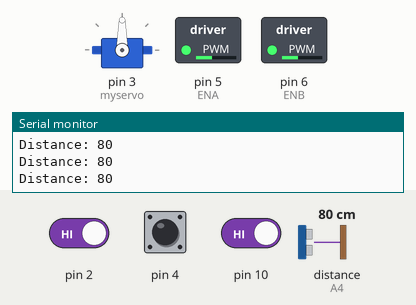
This sketch was run on a simulated Arduino Uno, built with avr-gcc and run on an emulated ATmega328P. Parts: servo, switched loads named in the sketch (green lamp = pin HIGH), the last lines printed to the serial monitor. Wiring (inferred from the names in the program): ultrasonic range finder: trigger A5; echo A4. The test bench sets the inputs (shaded band); at power-on: distance to the obstacle (sensor on A4) 80 cm, pin 2 HIGH, pin 10 HIGH, pin 4 HIGH. The echo pulse lasts 58.3 µs per cm; pins used as bus, display or sensor lines are not drawn.

Above: at 1.2 s.
1.3 s: distance to the obstacle (sensor on A4) set to 2 cm
At 3.4 s:
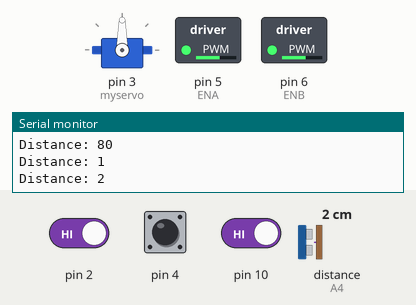
4.3 s: distance to the obstacle (sensor on A4) set to 60 cm
At 5.5 s:
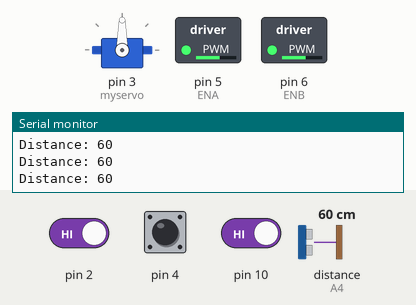
6.1 s: distance to the obstacle (sensor on A4) set to 67 cm
9.1 s: distance to the obstacle (sensor on A4) set to 76 cm
At 9.8 s:
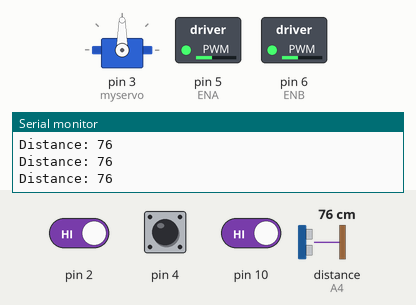
12.1 s: pin 2 driven LOW
At 12.4 s:
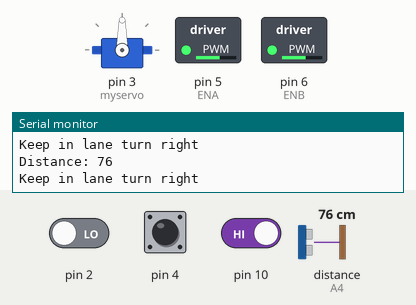
13.8 s: pin 10 driven LOW
Timing chart, 0 to 16.7 s (numbered marks = the images above; inputs shaded):
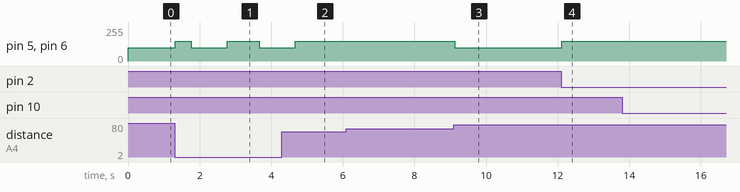

Measured:
- the behaviour switches between 70 and 71 cm on distance to the obstacle (sensor on A4) (found by bisection; images 2 and 3)
- after the input at 1.3 s, pin 5 (ENA), pin 6 (ENB): 100/255 → 150/255 at once, → 100/255 0.45 s later, → 150/255 1.0 s later, → 100/255 0.90 s later
- after the input at 4.3 s, pin 5 (ENA), pin 6 (ENB): goes on until 4.7 s, then stays 150/255
- after the input at 9.1 s, pin 5 (ENA), pin 6 (ENB): 150/255 → 100/255 at once
- after the input at 12.1 s, pin 5 (ENA), pin 6 (ENB): 100/255 → 150/255 at once

The sketch:

cruisecontrol.ino
```cpp
// Cruise Control

#include <Servo.h>
Servo myservo;

int Echo = A4;
int Trig = A5;

#define rightTracker !digitalRead(10)
#define midTracker !digitalRead(4)
#define leftTracker !digitalRead(2)
//speed of left and right motors
#define ENA 5
#define ENB 6
#define RR 7
#define RF 8
#define LF 9
#define LR 11
#define carSpeed 100
#define carSpeed2 70
#define turnSpeed 150

int midDistance = 0;
int setDist = 10;
int lane =2;

void forward(){
  analogWrite(ENA, carSpeed);
  analogWrite(ENB, carSpeed);
  digitalWrite(RR, HIGH);
  digitalWrite(RF, LOW);
  digitalWrite(LF, LOW);
  digitalWrite(LR, HIGH);
}

void forward2(){
  analogWrite(ENA, carSpeed2);
  analogWrite(ENB, carSpeed2);
  digitalWrite(RR, HIGH);
  digitalWrite(RF, LOW);
  digitalWrite(LF, LOW);
  digitalWrite(LR, HIGH);
}

void back(){
  analogWrite(ENA, carSpeed);
  analogWrite(ENB, carSpeed);
  digitalWrite(RR, LOW);
  digitalWrite(RF, HIGH);
  digitalWrite(LF, HIGH);
  digitalWrite(LR, LOW);
}

void left(){
  analogWrite(ENA, turnSpeed);
  analogWrite(ENB, turnSpeed);
  digitalWrite(RR, LOW);
  digitalWrite(RF, HIGH);
  digitalWrite(LF, LOW);
  digitalWrite(LR, HIGH);
}

void right(){
  analogWrite(ENA, turnSpeed);
  analogWrite(ENB, turnSpeed);
  digitalWrite(RR, HIGH);
  digitalWrite(RF, LOW);
  digitalWrite(LF, HIGH);
  digitalWrite(LR, LOW);
}

void stop(){
   digitalWrite(ENA, LOW);
   digitalWrite(ENB, LOW);
}

//Ultrasonic distance measurement Sub function
int Distance_test() {
  digitalWrite(Trig, LOW);
  delayMicroseconds(2);
  digitalWrite(Trig, HIGH);
  delayMicroseconds(10);
  digitalWrite(Trig, LOW);
  float Fdistance = pulseIn(Echo, HIGH);
  Fdistance= Fdistance / 58;
  return (int)Fdistance;
}

void laneKeep(){
  if(leftTracker == 1){
      right();
      Serial.println("Keep in lane turn right");
      delay(190);

    }if(rightTracker == 1){
      left();
      Serial.println("Keep in lane turn left");
      delay(190);
    }
    if(midTracker == 1){
      right();
      delay(100);
    }
}

void laneChangeLeft(){
    left();
    delay(450);
    forward();
    delay(1000);
    lane = 1;
}

void laneChangeRight(){
    right();
    delay(450);
    forward();
    delay(1000);
    lane = 2;
}

void setup() {
  Serial.begin(9600);
  myservo.attach(3);
  pinMode(Echo, INPUT);
  pinMode(Trig, OUTPUT);
  pinMode(10,INPUT);
  pinMode(2,INPUT);
  stop();
}


void loop() {
  // put your main code here, to run repeatedly:


  myservo.write(90);
  midDistance = Distance_test();
  Serial.print("Distance: ");
  Serial.println(midDistance);


  if(midDistance > 70){
    forward();
    laneKeep();
  }

  if(midDistance <= 50 && midDistance > 14){
    forward2();
    laneKeep();
  }

  if(midDistance <=14){
    /*
    lane = 1;
    left();
    Serial.println("Changing to left lane");
    delay(350);
    forward();
    delay(1000);

     if(leftTracker == 1){
      counter = counter + 1;
      Serial.println(counter);
    }

    if(counter < 2){
      forward();
    }else{
      laneKeep();
    }
    */
  if(lane ==2){
    laneChangeRight();
    left();
    delay(450);
    lane = 1;
  }else{
    laneChangeLeft();
    right();
    delay(400);
    lane = 2;
  }


  }
    /*
if(counter == 0 ){
      if(leftTracker == 1){
      right();
      Serial.println("Keep in lane turn right");
      delay(50);
      myservo.write(120);
    }
    if(rightTracker == 1){
      left();
      Serial.println("Keep in lane turn left");
      delay(50);
      myservo.write(60);
 }
}
*/
 /*
  if(midDistance <= 12 && lane == 1){

    lane = 2;
    right();
    Serial.println("Changing to right lane");
    delay(350);
    forward();
    delay(1000);
    if(rightTracker == 1){
      counter = counter -1;
    }

    if(counter > 0){
      forward();
    }else{
      laneKeep();
    }
    laneChangeRight();
    }
    */
/*
    if(counter == 2){
      if(leftTracker == 1){
      right();
      Serial.println("Keep in lane turn right");
      myservo.write(120);
    }else{
      left();
      Serial.println("Keep in lane turn left");
      myservo.write(60);
    }
    }
    */

}
```
